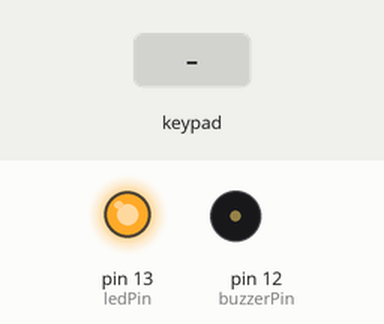
Bench run of a sketch on a simulated Arduino Uno, built with avr-gcc and run on an emulated ATmega328P. Parts: output pins drawn as LEDs (lit = HIGH), buzzer (waves = sounding, pin HIGH). Inputs (shaded band) come from the test bench. What the sketch prints to the serial monitor is not drawn.

Above: at 1.2 s.
1.3 s: keypad keys 4 9 5 2 pressed 0.4 s apart
At 3.3 s:
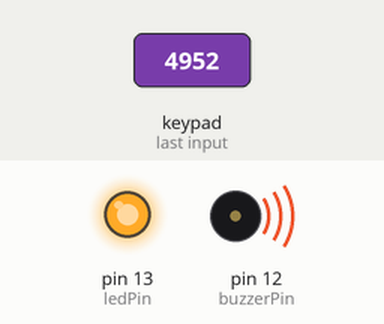
At 5.6 s:
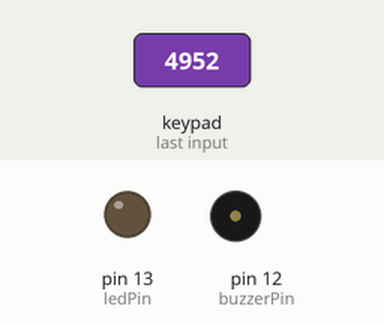
Timing chart, 0 to 16.8 s (numbered marks = the images above; inputs shaded):
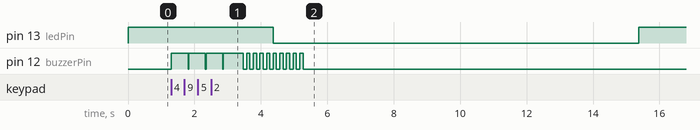

The sketch:

teclado_con_baser.ino
```cpp
#include <Keypad.h>
#include <Wire.h>


int ledPin = 13;
int buzzerPin = 12;
const byte filas = 4;
const byte columnas = 4;
byte pinesFilas[filas] = {2,3,4,5};
byte pinesColumnas[columnas] = {6,7,8,9};
char teclas[filas][columnas] = {
     {'1','2','3','A'},
     {'4','5','6','B'},
     {'7','8','9','C'},
     {'*','0','#','D'}
  };
Keypad teclado = Keypad(makeKeymap(teclas),pinesFilas,pinesColumnas,filas,columnas);

#define Password_Lenght 5
char tecla;
char Master[Password_Lenght] = "4952";

char Data[Password_Lenght];
byte data_count = 0, master_count = 0;
bool Pass_is_good;

void setup() {
   Serial.begin(9600);
  pinMode(ledPin, OUTPUT);
   pinMode(buzzerPin, OUTPUT);
  digitalWrite(ledPin, HIGH);
digitalWrite(buzzerPin, LOW);

}

void loop() {


  tecla = teclado.getKey();
  if(tecla != NO_KEY){
      Data[data_count] = tecla; // store char into data array
     digitalWrite(buzzerPin, HIGH);
     delay(500);
     digitalWrite(buzzerPin, LOW);
      data_count++;
      Serial.print(Data);


        if(data_count==1 && Data[0]!='4'){
           //Serial.print(Data);
           clearData();
        }
        if(data_count==2 && Data[1]!='9'){
         // Serial.print(Data);
           clearData();
        }
         if(data_count==3 && Data[2]!='5'){
         // Serial.print(Data);
           clearData();
        }
         if(data_count==4 && Data[3]!='2'){
         // Serial.print(Data);
           clearData();
        }

  }
if(data_count == Password_Lenght-1) // if the array index is equal to the number of expected chars, compare data to master
  {
    for(int c=0;  c<5;  c++){
           digitalWrite(buzzerPin, HIGH);
           delay(100);
           digitalWrite(buzzerPin, LOW);
           delay(100);
        }


    if(!strcmp(Data, Master)){ // equal to (strcmp(Data, Master) == 0)

      digitalWrite(ledPin, LOW);
       for(int c=0;  c<5;  c++){
           digitalWrite(buzzerPin, HIGH);
           delay(100);
           digitalWrite(buzzerPin, LOW);
           delay(100);
        }
       delay(10000);// added 1 second delay to make sure the password is completely shown on screen before it gets cleared.
       digitalWrite(ledPin, HIGH);
       clearData();

    }


    delay(1000);// added 1 second delay to make sure the password is completely shown on screen before it gets cleared.

    clearData();
  }


}

void clearData()
{
  while(data_count !=0)
  {   // This can be used for any array size,
    Data[data_count--] = 0; //clear array for new data
  }
  return;
}
```

Measured:
- after the input at 1.3 s, pin 13 (ledPin): HIGH → LOW after 3.1 s, → HIGH 11.0 s later; pin 12 (buzzerPin): goes 3 × (HIGH 0.50 s, LOW 0.02 s), HIGH 0.60 s, 9 × (LOW 0.10 s, HIGH 0.10 s), then LOW, starting at once
